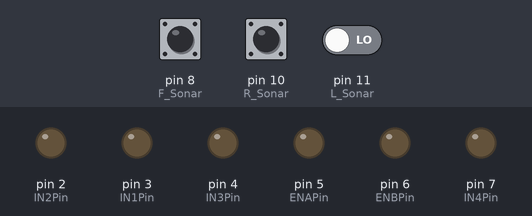
The sketch below on a simulated Arduino Uno, built with avr-gcc and run on an emulated ATmega328P. Parts: output pins drawn as LEDs (lit = HIGH). The test bench sets the inputs (shaded band); at power-on: pin 10 (R_Sonar) LOW, pin 8 (F_Sonar) LOW, pin 11 (L_Sonar) LOW.

Above: at 1.2 s.
1.3 s: pin 10 (R_Sonar) pulsed HIGH 2 times (0.12 s each, 0.3 s apart)
At 2.9 s:
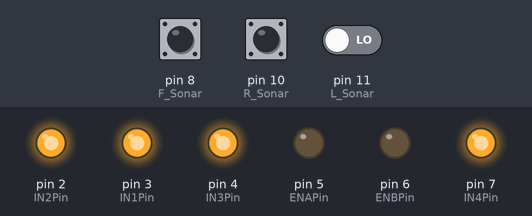
At 3.4 s:
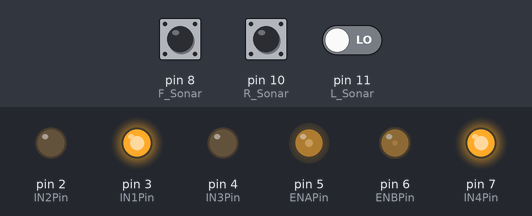
5.2 s: pin 8 (F_Sonar) pulsed HIGH 2 times (0.12 s each, 0.3 s apart)
At 8.4 s:
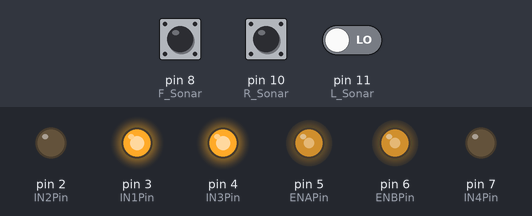
Timing chart, 0 to 16.4 s (numbered marks = the images above; inputs shaded):
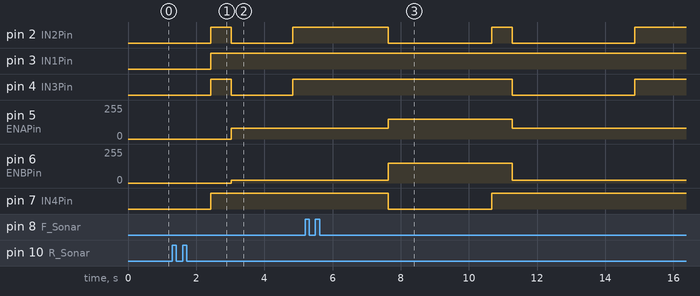

Measured:
- after the input at 1.3 s, pin 3 (IN1Pin), pin 7 (IN4Pin): LOW → HIGH after 1.1 s instead of 1.7 s; pin 5 (ENAPin): 0/255 → 80/255 after 1.7 s instead of 2.3 s; pin 6 (ENBPin): 0/255 → 20/255 after 1.7 s instead of 2.3 s
- after the input at 5.2 s, pin 5 (ENAPin): 80/255 → 150/255 after 2.4 s, → 80/255 3.6 s later; pin 6 (ENBPin): 20/255 → 150/255 after 2.4 s, → 20/255 3.6 s later; pin 7 (IN4Pin): HIGH → LOW after 2.4 s, → HIGH 3.0 s later

The sketch:

sketch_dec01a.ino
```cpp
#define IN1Pin 3
#define IN2Pin 2
#define ENAPin 5

#define IN3Pin 4
#define IN4Pin 7
#define ENBPin 6

#define F_Sonar 8
#define R_Sonar 10
#define L_Sonar 11

float F_distance,L_distance,R_distance;

void go_forward(){                                    //직진하는 함수 설정
  digitalWrite(IN1Pin,HIGH);
  digitalWrite(IN2Pin,LOW);
  analogWrite(ENAPin,150);

  digitalWrite(IN3Pin,HIGH);
  digitalWrite(IN4Pin,LOW);
  analogWrite(ENBPin,150);
}

void go_left(){                                     //좌회전하는 함수 설정
  digitalWrite(IN1Pin,LOW);
  digitalWrite(IN2Pin,HIGH);
  analogWrite(ENAPin, 20);

  digitalWrite(IN3Pin,HIGH);
  digitalWrite(IN4Pin,LOW);
  analogWrite(ENBPin, 80);
}

void go_right(){                                  //우회전하는 함수 설정
  digitalWrite(IN1Pin,HIGH);
  digitalWrite(IN2Pin,LOW);
  analogWrite(ENAPin, 80);

  digitalWrite(IN3Pin,LOW);
  digitalWrite(IN4Pin,HIGH);
  analogWrite(ENBPin, 20);
}


void go_stop(){                                        //정지하는 함수 설정
  digitalWrite(IN1Pin,HIGH);
  digitalWrite(IN2Pin,HIGH);

  digitalWrite(IN3Pin,HIGH);
  digitalWrite(IN4Pin,HIGH);
}

void go_reverse(){                                   //후진하는 함수 설정
digitalWrite(IN2Pin,HIGH);
  digitalWrite(IN1Pin,LOW);
  analogWrite(ENAPin, 150);

  digitalWrite(IN4Pin,HIGH);
  digitalWrite(IN3Pin,LOW);
  analogWrite(ENBPin, 150);
}

float Front_Sonar(){                           //전방 센서 함수를 float으로 설정
  float duration=0;
  float distance=0;
  pinMode(F_Sonar,OUTPUT);
  digitalWrite(F_Sonar,LOW);
  digitalWrite(F_Sonar,HIGH);
  delay(10);
  digitalWrite(F_Sonar,LOW);
  pinMode(F_Sonar,INPUT);
  duration = pulseIn(F_Sonar,HIGH);
  distance = (duration*340)/2/1000;
  return distance;
  }

  float Right_Sonar(){                        //우측 센서 함수를 float으로 설정
  float duration=0;
  float distance=0;
  pinMode(R_Sonar,OUTPUT);
  digitalWrite(R_Sonar,LOW);
  digitalWrite(R_Sonar,HIGH);
  delay(10);
  digitalWrite(R_Sonar,LOW);
  pinMode(R_Sonar,INPUT);
  duration = pulseIn(R_Sonar,HIGH);
  distance = (duration*340)/2/1000;

  return distance;
}

float Left_Sonar(){                        //좌측 센서 함수를 float으로 설정
  float duration=0;
  float distance=0;
  pinMode(L_Sonar,OUTPUT);
  digitalWrite(L_Sonar,LOW);
  digitalWrite(L_Sonar,HIGH);
  delay(10);
  digitalWrite(L_Sonar,LOW);
  pinMode(L_Sonar,INPUT);
  duration = pulseIn(L_Sonar,HIGH);
  distance = (duration*340)/2/1000;
  return distance;
}


void setup() {
  pinMode(IN1Pin,OUTPUT);
  pinMode(IN2Pin,OUTPUT);
  pinMode(IN3Pin,OUTPUT);
  pinMode(IN4Pin,OUTPUT);
  Serial.begin(115200);
}

void loop() {
F_distance = Front_Sonar();
R_distance = Right_Sonar();
L_distance = Left_Sonar();
if(F_distance<= 250){                           //전방 센서가 측정 값이내 일 때 정지
go_stop();
delay(600);
if((R_distance<=250)&&(L_distance<=250)){        //양쪽센서가 동시에 측정 값이내 일 때 AND문 활용해 오른쪽으로 유턴
   go_right();
   delay (3600);
   go_stop();
  delay(600);
}

else if(R_distance <=250){                        //오른쪽만 막힌 경우
   go_left();
  delay (1800);
   go_stop();
  delay(600);
}
 else if(L_distance <=250){                      //왼쪽도 막히면 우회전
   go_right();
    delay(1800);
    go_stop();
    delay(600);
    }
}
else{
   go_forward();
}
}
```
